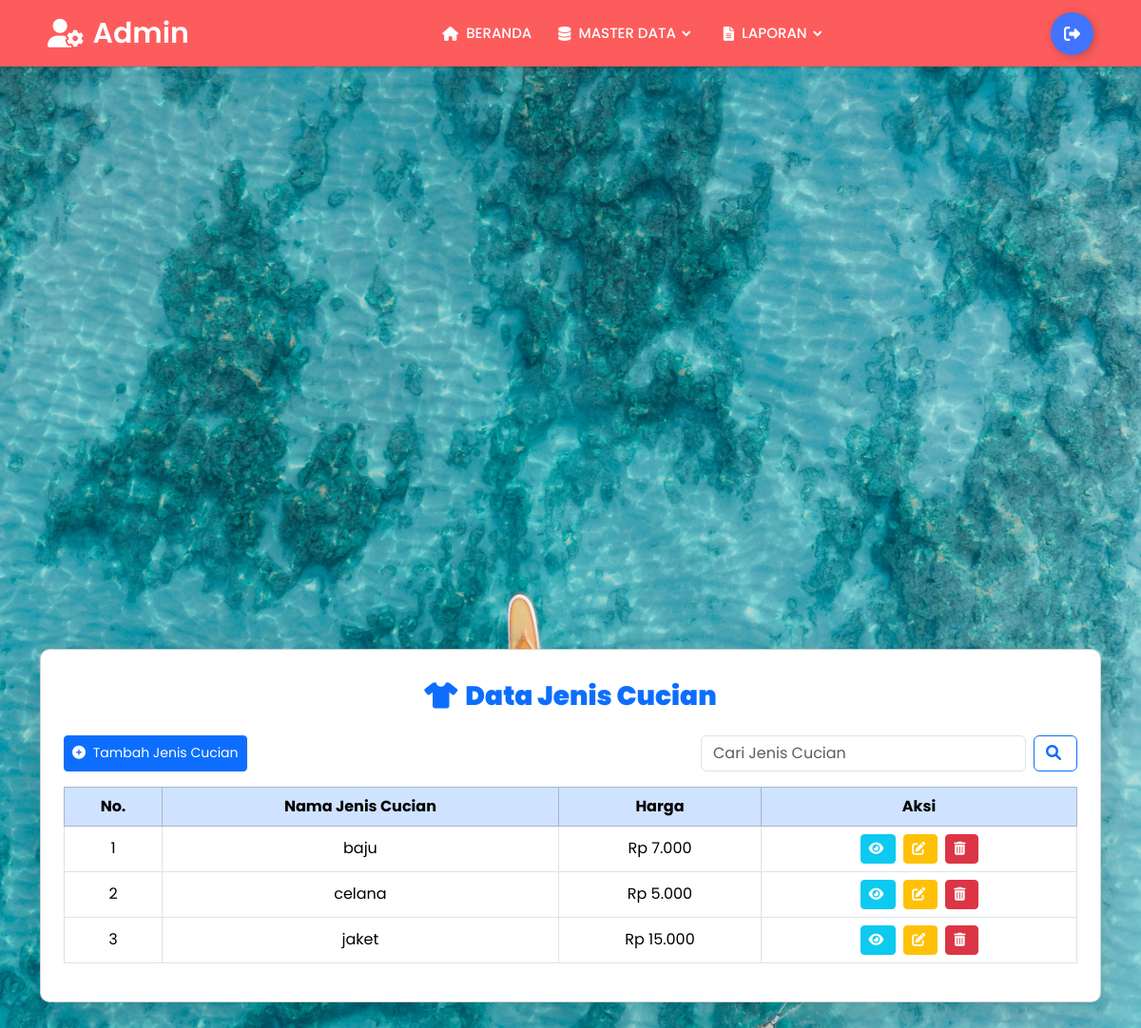
Screenshot of /admin/jenis_cucian/show_jenis_cucian.php (signed in) with the database file from the repository.
### tables this page shows
CREATE TABLE `jenis_cucian` (
  `id_jenis_cucian` int(11) NOT NULL,
  `nama_jenis_cucian` varchar(50) NOT NULL,
  `harga` int(11) NOT NULL
);

### admin/jenis_cucian/show_jenis_cucian.php (the view, shortened to what this page needs)
<?php
include "../include/koneksi.php";
include "../include/header.php";
?>
<link rel="stylesheet" href="https://cdnjs.cloudflare.com/ajax/libs/font-awesome/6.4.0/css/all.min.css" />
<?php
include "../include/navbar_admin.php";
?>
<div class="container mt-5">
    <div class="card shadow-lg p-4">
        <h3 class="text-center text-primary mt-2 mb-4">
            <i class="fas fa-tshirt me-2"></i><b>Data Jenis Cucian</b>
        </h3>
        <div class="d-flex justify-content-between mb-3">
            <button class="btn btn-sm btn-primary" data-bs-toggle="modal" data-bs-target="#modalTambah">
                <i class="fas fa-plus-circle"></i> Tambah Jenis Cucian
            </button>
            <form class="d-flex" method="GET" action="">
                <input class="form-control me-2" type="search" name="search" placeholder="Cari Jenis Cucian" aria-label="Search">
                <button class="btn btn-outline-primary" type="submit">
                    <i class="fas fa-search"></i>
                </button>
            </form>
        </div>
        <?php
        $sql = "SELECT * FROM jenis_cucian";
        $sql_eksekusi = mysqli_query($koneksi, $sql);
        ?>
        <div class="table-responsive">
            <table class="table table-hover table-bordered text-center align-middle">
                <thead class="table-primary">
                    <tr>
                        <th>No.</th>
                        <th>Nama Jenis Cucian</th>
                        <th>Harga</th>
                        <th>Aksi</th>
                    </tr>
                </thead>
                <tbody>
                    <?php if ($sql_eksekusi && mysqli_num_rows($sql_eksekusi) > 0): ?>
                        <?php $no = 1; ?>
                        <?php while ($data = mysqli_fetch_array($sql_eksekusi)): ?>
                            <tr>
                                <td><?= $no++; ?></td>
                                <td><?= htmlspecialchars($data['nama_jenis_cucian']); ?></td>
                                <td>Rp <?= number_format($data['harga'], 0, ',', '.'); ?></td>
                                <td>
                                    <div class="d-flex gap-2 justify-content-center">
                                        <button class="btn btn-info btn-sm text-white"
                                                data-bs-toggle="modal"
                                                data-bs-target="#modalLihat<?= $data['id_jenis_cucian']; ?>">
                                            <i class="fas fa-eye"></i>
                                        </button>
                                        <button class="btn btn-warning btn-sm text-white"
                                                data-bs-toggle="modal"
                                                data-bs-target="#modalEdit<?= $data['id_jenis_cucian']; ?>">
                                            <i class="fas fa-edit"></i>
                                        </button>
                                        <a href="show_jenis_cucian.php?hapus_jenis_cucian=<?= $data['id_jenis_cucian']; ?>"
                                           class="btn btn-danger btn-sm"
                                           onclick="return confirm('Apakah Anda yakin ingin menghapus jenis cucian ini?')">
                                            <i class="fas fa-trash-alt"></i>
                                        </a>
                                    </div>
                                </td>
                            </tr>
                        <?php endwhile; ?>
                    <?php else: ?>
                        <tr>
                            <td colspan="4">Tidak ada data jenis cucian.</td>
                        </tr>
                    <?php endif; ?>
                </tbody>
            </table>
        </div>
    </div>
</div>
<?php
include "../include/footer.php";
?>

### admin/asset/css/style.css (style rules this page uses)
* { margin: 0; padding: 0; box-sizing: border-box; font-family: "poppins", sans-serif; }
body { display: flex; justify-content: center; align-items: center; min-height: 200vh; background: url(img.jpg) no-repeat; background-size: cover; background-position: center; }

### admin/jenis_cucian/show_jenis_cucian.php (style rules this page uses)
body { padding-top: 70px; background: #f0f2f5; font-family: 'Poppins', sans-serif; }
.card { border-radius: 10px; box-shadow: 0 4px 6px rgba(0,0,0,0.1); margin-top: 20px; }
.card h3 { font-weight: bold; }
.table th, .table td { vertical-align: middle !important; }
.btn i { margin-right: 4px; }

### admin/include/navbar_admin.php (style rules this page uses)
* { margin: 0; padding: 0; box-sizing: border-box; font-family: 'Poppins', sans-serif; }
body { min-height: 100vh; }

### rows the page displays
jenis_cucian: nama_jenis_cucian "baju", harga "7.000"
jenis_cucian: nama_jenis_cucian "celana", harga "5.000"
jenis_cucian: nama_jenis_cucian "jaket", harga "15.000"
